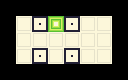

This game map was drawn from its Tiled (.tmx) file and the tilesets committed beside it. A one-line description and the full map source follow:
An orthogonal 8x5 tile map with 16x16 px tiles, 1 tile layer (Kachelebene 1).

<map version="1.4" tiledversion="1.4.3" orientation="orthogonal" renderorder="right-down" width="8" height="5" tilewidth="16" tileheight="16" infinite="0" nextlayerid="2" nextobjectid="1">
 <tileset firstgid="1" source="BasicTileset.tsx" />
 <layer id="1" name="Kachelebene 1" width="8" height="5">
  <data encoding="csv">
14,12,12,12,12,12,12,15,
13,4,5,1,5,4,4,10,
13,4,4,4,4,4,4,10,
13,4,5,4,5,4,4,10,
16,11,11,11,11,11,11,17
</data>
 </layer>
</map>